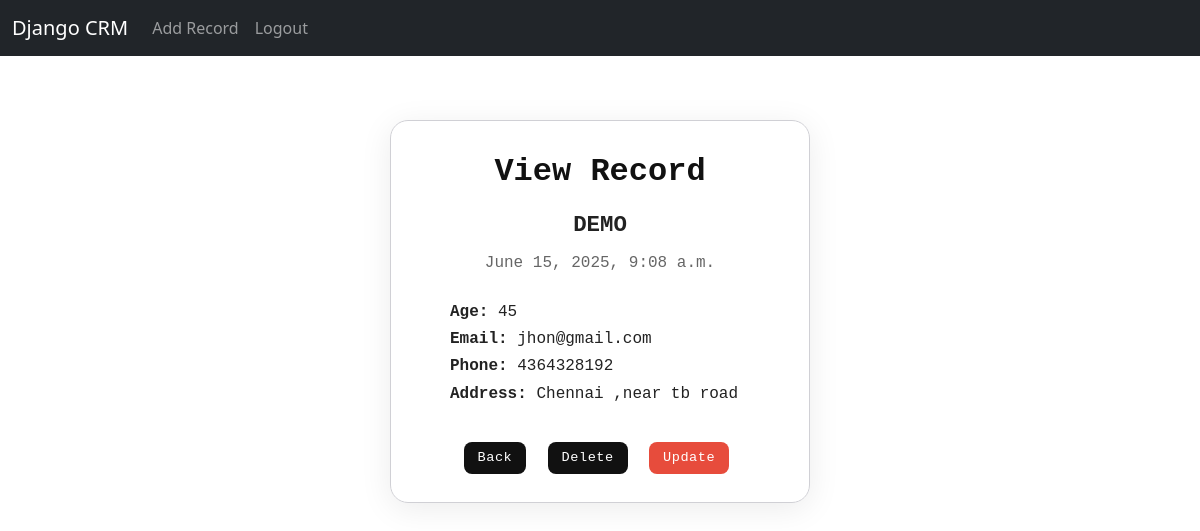
The page /record/2 (signed in) on the database its author committed.
### web/models.py (models this page shows, shortened)
class Record(models.Model):
    created_at=models.DateTimeField(default=timezone.now)
    name=models.CharField(max_length=100)
    age=models.IntegerField()
    email=models.EmailField()
    phone=models.CharField(max_length=15)
    address=models.CharField(max_length=100)

### web/views.py (the view)
# urls.py: path('record/<int:pk>', views.c_record, name='c_record'),
def c_record(request,pk):
    if request.user.is_authenticated:
        c_r=Record.objects.get(id=pk)
        return render(request, 'c_record.html',{'c_r':c_r})
    else:
        messages.error(request, 'You must be logged in to view this page')
        return redirect('home')

### templates/c_record.html (shortened to what this page needs)
{% extends 'base.html' %}
{% block content %}
<div class="nothing-view-container">
    <h1>View Record</h1>
    <div class="record-title">{{c_r.name}}</div>
    <div class="record-date">{{c_r.created_at}}</div>
    <div class="record-fields-block" style="margin: 24px 0 16px 0; text-align: left; color: #222; font-size: 1rem; line-height: 1.7; max-width: 300px; margin-left: auto; margin-right: auto;">
        <div><span style="font-weight:600;">Age:</span> {{c_r.age}}</div>
        <div><span style="font-weight:600;">Email:</span> {{c_r.email}}</div>
        <div><span style="font-weight:600;">Phone:</span> {{c_r.phone}}</div>
        <div><span style="font-weight:600;">Address:</span> {{c_r.address}}</div>
    </div>
    <div style="display: flex; justify-content: center; gap: 14px; padding-top: 10px;">
        <a href="{% url 'home' %}" class="nothing-btn">Back</a>
        <a href="{% url 'delete_record' c_r.id %}" class="nothing-btn">Delete</a>
        <a href="{% url 'update_record' c_r.id %}" class="nothing-btn">Update</a>
    </div>
</div>
{% endblock %}

### templates/c_record.html (style rules this page uses)
.nothing-view-container { max-width: 420px; margin: 40px auto; background: rgba(255,255,255,0.7); border: 1.5px solid #d0d0d5; border-radius: 18px; box-shadow: 0 6px 32px rgba(0,0,0,0.08); padding: 32px 28px 28px 28px; backdrop-filter: blur(6px); text-align: center; font-family: monospace; }
.nothing-view-container h1 { font-size: 2rem; font-weight: 700; margin-bottom: 18px; color: #111; }
.nothing-view-container .record-title { font-size: 1.4rem; font-weight: 600; margin-bottom: 8px; color: #222; }
.nothing-view-container .record-date { font-size: 1rem; color: #666; margin-bottom: 14px; }
.nothing-btn { width: auto; padding: 6px 14px; font-size: 0.85rem; font-weight: 500; background: #111; color: #fff; border: none; border-radius: 8px; cursor: pointer; transition: background 0.2s, color 0.2s; letter-spacing: 0.04em; margin: 8px 2% 0 0; text-decoration: none; display: inline-block; }
.nothing-btn:last-child { background: #e74c3c; }

### rows shown on the page
Record: name "DEMO", created_at "June 15, 2025, 9:08 a.m.", age "45", email "jhon@gmail.com", phone "4364328192", address "Chennai ,near tb road"
